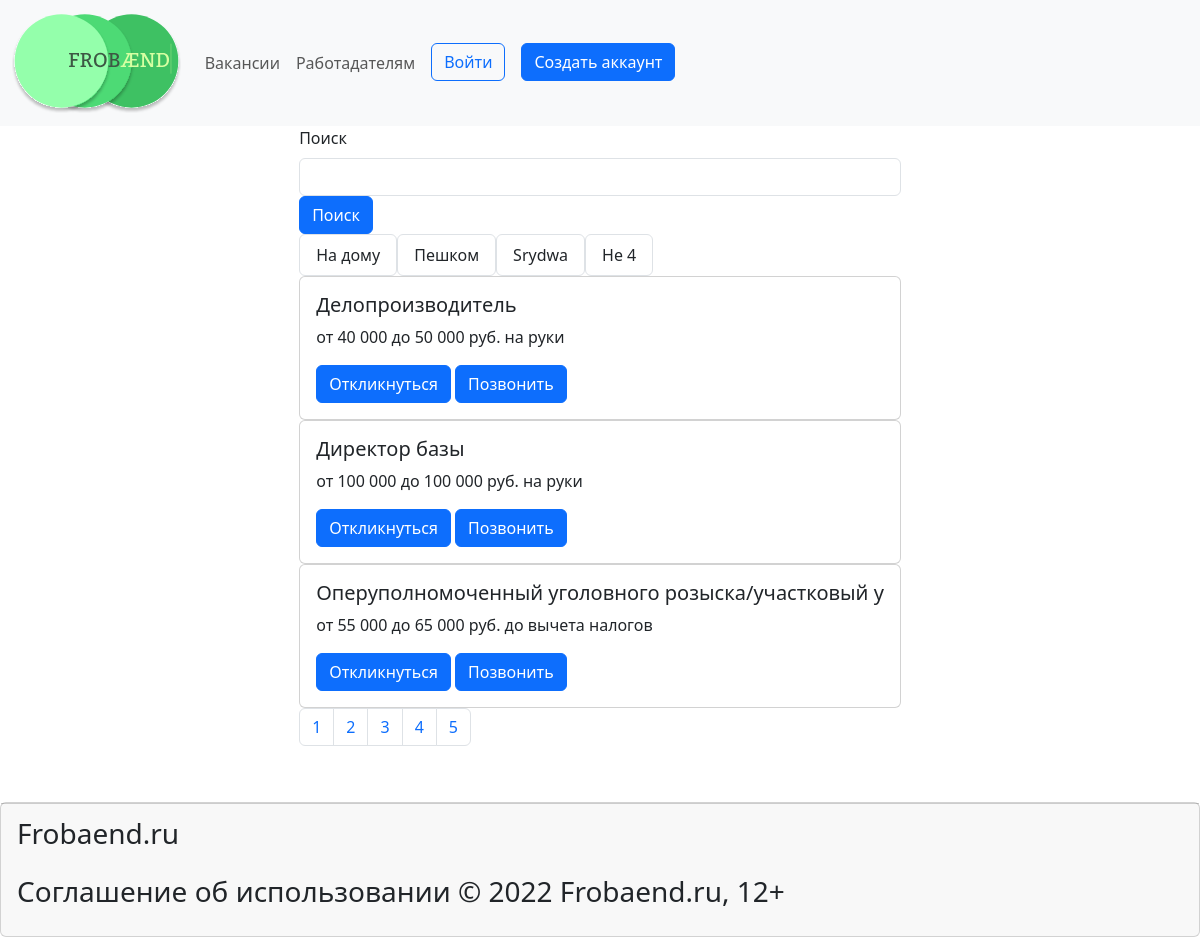
Screenshot of /vacanse/?page=3 with the database file from the repository.
### main/models.py (models this page shows, shortened)
class Category(models.Model):
    name = models.TextField('Название категории' , max_length=50)
    history = HistoricalRecords()
    class Meta:
        verbose_name = 'Категория'
        verbose_name_plural = 'Категории'

class Articl(models.Model):
    title = models.CharField('Название' , max_length=50)
    info = models.CharField('Информация' , max_length=250)
    full_text = models.TextField('Текст')
    is_published = models.BooleanField(default = True , verbose_name = 'Публикация')
    data = models.DateTimeField('Дата публикации')
    cat = models.ForeignKey(Category, on_delete=models.CASCADE, verbose_name="Категория", blank=True, null=True, related_name="cat_Category")
    place_of_job = models.ForeignKey(Place, on_delete=models.CASCADE, verbose_name="Место работы", blank=True, null=True, related_name="place_Job")
    history = HistoricalRecords()
    def get_absolute_url(self):
        return f'/vacanse/{self.id}'
    class Meta:
        verbose_name = 'Вакансия'
        verbose_name_plural = 'Вакансии'
        ordering = ['-data']

### main/views.py (the view)
# urls.py: path('vacanse/', views.vacanse , name = "vacanse"),
def vacanse(request):
    category = Category.objects.all()
    vacanses = Articl.objects.all()
    paginator = Paginator(vacanses, 3)
    page_number = request.GET.get('page')
    page_obj = paginator.get_page(page_number)
    search_query = request.GET.get('search' , '')
    if search_query:
        page_obj = Articl.objects.filter(title__icontains = search_query)
    else:
        vacanses = Articl.objects.all()
    return render(request , 'main/vacanse.html' , {'page_obj': page_obj, 'category': category})

### main/templates/main/vacanse.html (shortened to what this page needs)
{% extends 'main/layout.html' %}
{% block content %}
            <form action="{% url 'vacanse' %}" class="form-outline d-flex flex-wrap flex-row">
                <label class="form-label" for="form1">Поиск</label>
                <input class="form-control" name="search" type="search" id="form1" id="search-input">
                <button id="search-button" type="submit" class="btn btn-primary">
                    Поиск
                </button>
            </form>
            <div class="d-flex display-raw">
                {% for razdel in category %}
                <div class="list-group ">
                    <a href="/category/{{ razdel.id }}" class="list-group-item list-group-item-action">{{ razdel.name }}</a>
                </div>
                {% endfor %}
            </div>
            {% for el in page_obj %}
                <div class="card" style="max-width: 80%;">
                    <div class="card-body">
                        <h5 class="card-title">{{ el.title }}</h5>
                        <p class="card-text">{{ el.info }}</p>
                        <a href="{{ el.get_absolute_url }}" class="btn btn-primary">Откликнуться</a>
                        <a href="tel:89859602383" class="btn btn-primary">Позвонить</a>
                    </div>
                </div>
            {% endfor %}
            {% if page_obj.has_other_pages %}
                <nav>
                    <ul class="pagination">
                        {% for p in page_obj.paginator.page_range %}
                        {% if page_obj.number == p %}
                        <li class="page-item"><p class="page-link">{{ p }}</p></li>
                        {% elif p >= page_obj.number|add:-2 and p <= page_obj.number|add:2 %}
                        <li class="page-item">
                            <a href="?page={{p}}" class="page-link">{{ p }}</a>
                        </li>
                        {% endif %}
                        {% endfor %}
                    </ul>
                </nav>
            {% endif %}
{% endblock %}

### rows the page displays
Category: name "На дому"
Category: name "Пешком"
Category: name "Srydwa"
Category: name "Не 4"
Articl: title "Делопроизводитель", info "от 40 000 до 50 000 руб. на руки"
Articl: title "Директор базы", info "от 100 000 до 100 000 руб. на руки"
Articl: title "Оперуполномоченный уголовного розыска/участковый у", info "от 55 000 до 65 000 руб. до вычета налогов"

### other values shown
{{ p }} "1" "2" "4" "5"
{{ p }} "3"
